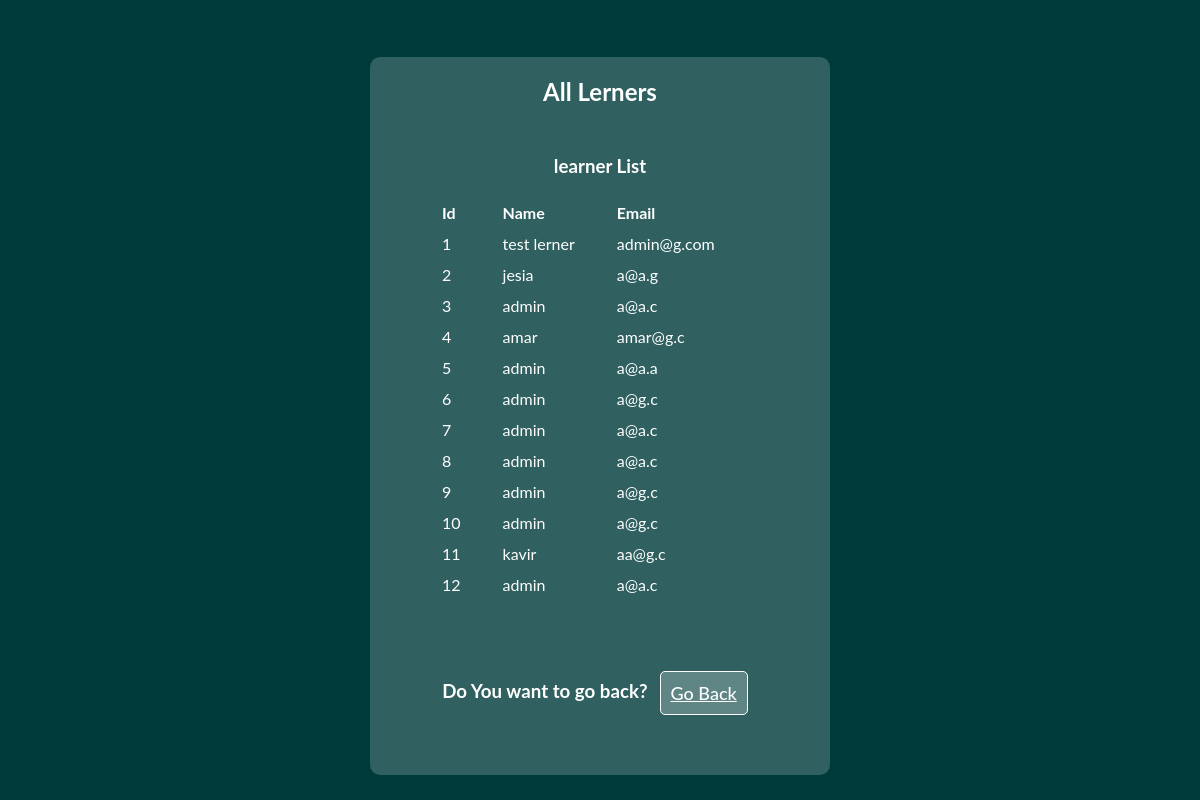
The page /view/ViewAllLerners.php on the database its author committed.
### tables this page shows
CREATE TABLE `learner` (
  `lernerId` int(11) NOT NULL,
  `username` text NOT NULL,
  `password` text NOT NULL,
  `email` text NOT NULL,
  `category` text NOT NULL DEFAULT 'lerner'
);

### model/Admin/db.php (called while the page is built, shortened)
<?php
class db{
function ShowAll($conn,$table)
 {
$result = $conn->query("SELECT * FROM $table");
return $result;
}
}
?>

### view/ViewAllLerners.php (the view, shortened to what this page needs)
<?php
include('../model/Admin/db.php');
?>
<!DOCTYPE html>
<html>
<head>
    <link rel="stylesheet" href="../css/style.css">
</head>
<body>
    <section>
     <div class="container">
      <div class="viewLernerClass">
        <h1>All Lerners</h1>
        <div class="lernerList">
          <?php
            $connection = new db();
            $conobj=$connection->OpenCon();
            $userQuery=$connection->ShowAll($conobj,"learner");
              echo "<h3>learner List</h3><br>";
            if ($userQuery->num_rows > 0) {
              echo "<table><tr><th>Id</th><th>Name</th><th>Email</th>";
             while($row = $userQuery->fetch_assoc()) {
               echo "<tr><td>".$row["lernerId"]."</td><td>".$row["username"]."</td><td>".$row["email"]."</td></tr>";
              }
              echo "</table>";
            } else {
               echo "0 results";
            }
          ?>
          <div class="backButton addViewCompanyBack">
              <h3>Do You want to go back?</h3>
              <a href="Admin.php" class="btn "><?php echo" "?>Go Back</a>
         </div>
        </div>
      </div>
     </div>
   </section>
</body>
</html>

### css/style.css (style rules this page uses)
* { margin: 0; padding: 0; }
a { color: #151111; }
body { text-align: center; font-family: 'Lato', sans-serif; background: #003b3b; color: #ffffff; }
.container { width: 1200px; margin: auto; display: flex; flex-wrap: wrap; align-items: center; padding-top: 10px; }
.btn { border: 1px solid #003b3b; background: #fffefe3b; margin: 10px; color: #f9ffff; font-weight: 500; color: #fff; border-radius: 5px; padding: 13px 35px; font-size: 18px; text-align: center; cursor: pointer; }
.logoutButton,.backButton { display: flex; justify-content: center; }
.logoutButton h3,.backButton h3 { padding-top: 10px; }
.logoutButton a,.backButton a { margin-left: 12px; border: 1px solid #ffffff; border-radius: 5px; padding: 10px; }
.addCourseClass,.addInstactorClass,.approveCompanyClass,.viewCompanyClass, .viewCourseClass,.viewLernerClass,.viewInstactorClass { padding: 20px; flex-basis: 35%; max-width: 100%; margin: auto; margin-top: 47px; background: #ffffff30; border-radius: 10px; }
.addCourseBack h3,.addInstactorBack h3,.companyList h3,.courseList h3,.instactorList h3,.lernerList h3 { padding-top: 19px; }
.companyApproval table tbody tr td,.companyApproval table tbody tr th,.companyList table tbody tr th, .companyList table tbody tr td,.courseList table tbody tr th,.courseList table tbody tr td,.instactorList table tbody tr th, .instactorList table tbody tr td,.lernerList table tbody tr th,.lernerList table tbody tr td { padding: 5px 20px; text-align: left; }
.companyApproval,.companyList,.courseList,.instactorList,.lernerList { margin: 30px 30px; }
.addViewCompanyBack { margin-top: 60px; }

### rows shown on the page
learner: lernerId "1", username "test lerner", email "admin@g.com"
learner: lernerId "2", username "jesia", email "a@a.g"
learner: lernerId "3", username "admin", email "a@a.c"
learner: lernerId "4", username "amar", email "amar@g.c"
learner: lernerId "5", username "admin", email "a@a.a"
learner: lernerId "6", username "admin", email "a@g.c"
learner: lernerId "7", username "admin", email "a@a.c"
learner: lernerId "8", username "admin", email "a@a.c"
learner: lernerId "9", username "admin", email "a@g.c"
learner: lernerId "10", username "admin", email "a@g.c"
learner: lernerId "11", username "kavir", email "aa@g.c"
learner: lernerId "12", username "admin", email "a@a.c"
